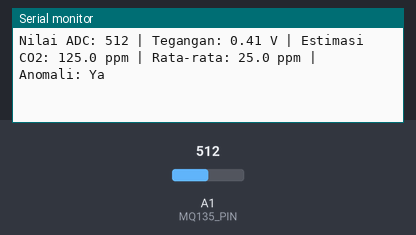
This sketch was run on a simulated Arduino Uno, built with avr-gcc and run on an emulated ATmega328P. Parts: the last lines printed to the serial monitor. Inputs (shaded band) come from the test bench; at power-on: A1 (MQ135_PIN) = 512.

Above: at 2.2 s.
2.3 s: A1 (MQ135_PIN) set to 340
At 3.6 s:
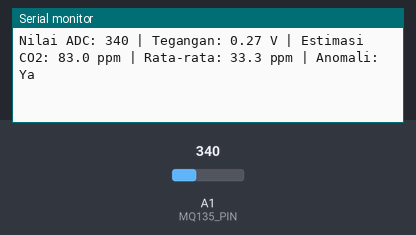
3.8 s: A1 (MQ135_PIN) set to 314
At 4.8 s:
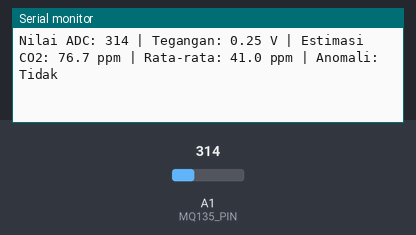
Timing chart, 0 to 6.8 s (numbered marks = the images above; inputs shaded):
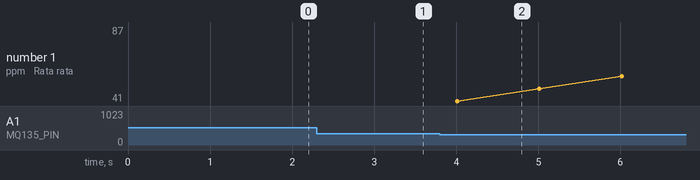

Measured:
- the behaviour switches between 328 and 327 on A1 (MQ135_PIN) (found by bisection; images 1 and 2)
- after the input at 2.3 s, the serial monitor: prints a new line after 0.71 s (image 1)
- after the input at 3.8 s, the serial monitor: prints a new line after 0.21 s (image 2)

The sketch:

mq135-anomaly.ino
```cpp
#include "co2_anomaly_detector.h"

#define MQ135_PIN 15
#define WINDOW_SIZE 10  // Number of readings to keep for moving average

float readings[WINDOW_SIZE];
int readingIndex = 0;

void setup() {
  Serial.begin(115200);
  delay(1000);

  // Initialize readings array
  for(int i = 0; i < WINDOW_SIZE; i++) {
    readings[i] = 0;
  }
}

bool isAnomaly(float value) {
  return value < NORMAL_MIN || value > NORMAL_MAX;
}

void loop() {
  int analogValue = analogRead(MQ135_PIN);
  float voltage = analogValue * (3.3 / 4095.0);
  float estimatedPPM = (analogValue / 4095.0) * 1000.0;

  // Update moving window
  readings[readingIndex] = estimatedPPM;
  readingIndex = (readingIndex + 1) % WINDOW_SIZE;

  // Calculate moving average
  float sum = 0;
  for(int i = 0; i < WINDOW_SIZE; i++) {
    sum += readings[i];
  }
  float movingAvg = sum / WINDOW_SIZE;

  // Check for anomaly
  bool is_anomaly = isAnomaly(estimatedPPM);

  // Print results
  Serial.print("Nilai ADC: ");
  Serial.print(analogValue);
  Serial.print(" | Tegangan: ");
  Serial.print(voltage, 2);
  Serial.print(" V | Estimasi CO2: ");
  Serial.print(estimatedPPM, 1);
  Serial.print(" ppm | Rata-rata: ");
  Serial.print(movingAvg, 1);
  Serial.print(" ppm | Anomali: ");
  Serial.println(is_anomaly ? "Ya" : "Tidak");

  delay(1000);
} 
```

co2_anomaly_detector.h
```cpp
#ifndef CO2_ANOMALY_DETECTOR_H
#define CO2_ANOMALY_DETECTOR_H

// Model parameters
#define NORMAL_MIN 10.0f
#define NORMAL_MAX 80.0f
#define ANOMALY_THRESHOLD 0.5f

#endif // CO2_ANOMALY_DETECTOR_H
```
